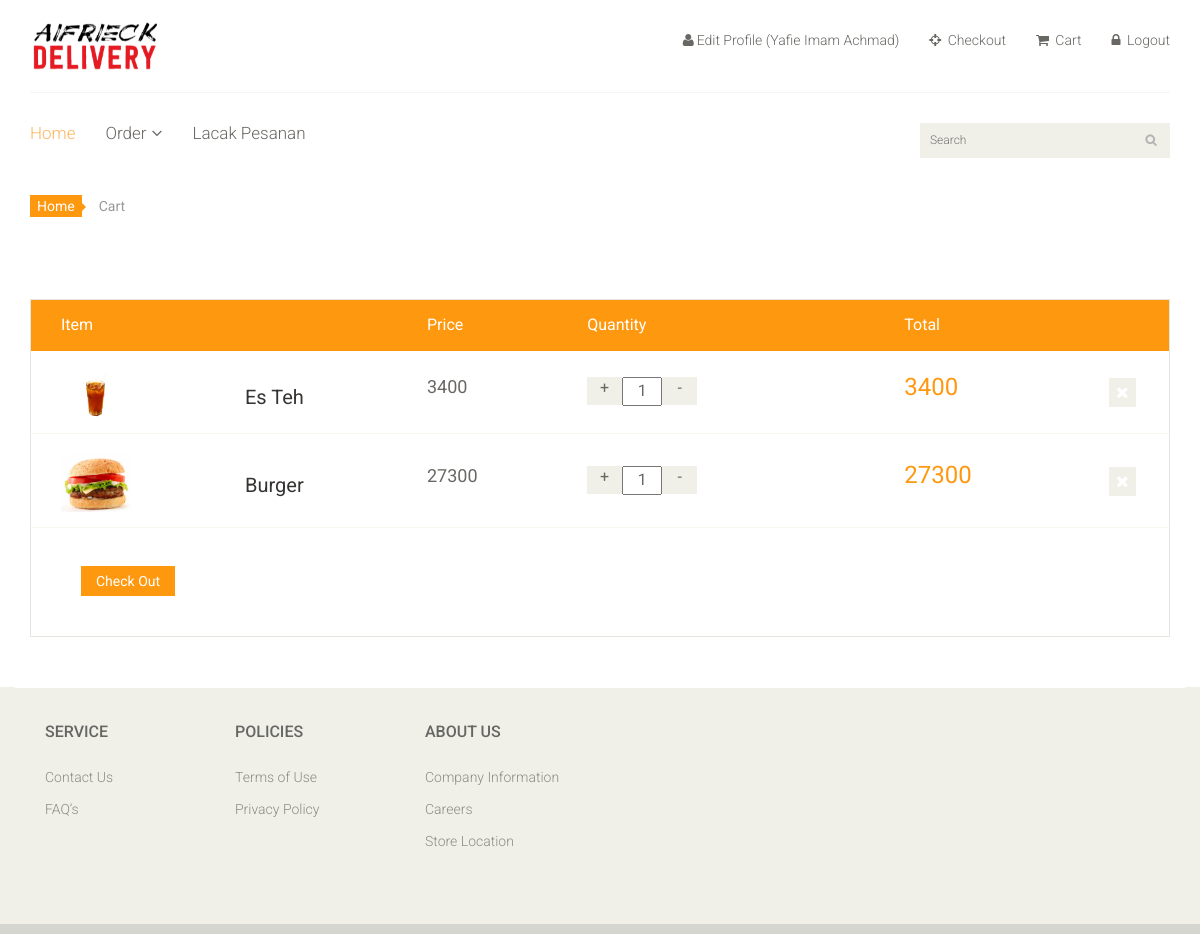
Page /cart.php (signed in) on the committed database.
### tables this page shows
CREATE TABLE `produk` (
  `id_produk` int(10) NOT NULL,
  `id_kategori` int(10) NOT NULL,
  `nama_produk` varchar(100) NOT NULL,
  `foto` varchar(200) NOT NULL,
  `deskripsi` varchar(255) NOT NULL,
  `harga` int(20) NOT NULL,
  `stok` int(10) NOT NULL
);

CREATE TABLE `cart` (
  `id_cart` int(10) NOT NULL,
  `id_produk` int(10) NOT NULL,
  `jumlah` int(10) NOT NULL,
  `total` int(10) NOT NULL
);

### cart.php (the view, shortened to what this page needs)
<!DOCTYPE html>
<html lang="en">
<head>
	<?php
	include "conn.php";
	include 'fbconfig.php';
	?>
    <link href="css/bootstrap.min.css" rel="stylesheet">
    <link href="css/font-awesome.min.css" rel="stylesheet">
    <link href="css/prettyPhoto.css" rel="stylesheet">
    <link href="css/price-range.css" rel="stylesheet">
    <link href="css/animate.css" rel="stylesheet">
	<link href="css/main.css" rel="stylesheet">
	<link href="css/responsive.css" rel="stylesheet">
</head>
<body>
	<header id="header">
		<div class="header-middle">
			<div class="container">
				<div class="row">
					<div class="col-sm-4">
						<div class="logo pull-left">
							<a href="index.php"><img style="width:130px" src="images/home/logo1.png" alt="" /></a>
						</div>
					</div>
					<div class="col-sm-8">
						<div class="shop-menu pull-right">
							<ul class="nav navbar-nav">
								<?php
				                if(isset($_SESSION['username']))
				                {
				                    if($_SESSION['level'] == "admin"){
				                        header('location:admin/index.php');
				                    }else if($_SESSION['level'] == "user"){
				                ?>
								<li><a href="profile.php?id_user=<?php echo $_SESSION['id_user']; ?>"><i class="fa fa-user"></i>Edit Profile (<?php echo $_SESSION['fullname']; ?>)</a></li>
								<li><a href="checkout.php"><i class="fa fa-crosshairs"></i> Checkout</a></li>
								<li><a href="cart.php"><i class="fa fa-shopping-cart"></i> Cart</a></li>
								<li><a href="logout.php"><i class="fa fa-lock"></i> Logout</a></li>
								<?php
									}
								}else if(isset($accessToken)){
									if(isset($_SESSION['facebook_access_token'])){
								        $fb->setDefaultAccessToken($_SESSION['facebook_access_token']);
								    }else{
								        $_SESSION['facebook_access_token'] = (string) $accessToken;
								        $oAuth2Client = $fb->getOAuth2Client();
								        $longLivedAccessToken = $oAuth2Client->getLongLivedAccessToken($_SESSION['facebook_access_token']);
								        $_SESSION['facebook_access_token'] = (string) $longLivedAccessToken;
								        $fb->setDefaultAccessToken($_SESSION['facebook_access_token']);
								    }
								    if(isset($_GET['code'])){
								        header('Location: ./');
								    }
								    try {
								        $profileRequest = $fb->get('/me?fields=name,first_name,last_name,email,link,gender,locale,picture');
								        $fbUserProfile = $profileRequest->getGraphNode()->asArray();
								    } catch(FacebookResponseException $e) {
								        echo 'Graph returned an error: ' . $e->getMessage();
								        session_destroy();
								        header("Location: ./");
								        exit;
								    } catch(FacebookSDKException $e) {
								        echo 'Facebook SDK returned an error: ' . $e->getMessage();
								        exit;
								    }
								    $user = new User();
								    $fbUserData = array(
								        'oauth_provider'=> 'facebook',
								        'oauth_uid'     => $fbUserProfile['id'],
								        'first_name'    => $fbUserProfile['first_name'],
								        'last_name'     => $fbUserProfile['last_name'],
								        'email'         => $fbUserProfile['email'],
								        'gender'        => $fbUserProfile['gender'],
								        'locale'        => $fbUserProfile['locale'],
								        'picture'       => $fbUserProfile['picture']['url'],
								        'link'          => $fbUserProfile['link']
								    );
								    $userData = $user->checkUser($fbUserData);
								    $_SESSION['userData'] = $userData;
    								$logoutURL = $helper->getLogoutUrl($accessToken, $redirectURL.'logout.php');
    								if(!empty($userData)){
								?>
									<li><a href="profile.php?id_user=<?php echo $_SESSION['id_user']; ?>"><i class="fa fa-user"></i>Edit Profile (<?php echo $userData['first_name'].' '.$userData['last_name']; ?>)</a></li>
									<li><a href="checkout.php"><i class="fa fa-crosshairs"></i> Checkout</a></li>
									<li><a href="cart.php"><i class="fa fa-shopping-cart"></i> Cart</a></li>
									<li><a href="<?php echo $logoutURL; ?>"><i class="fa fa-lock"></i> Logout</a></li>
								<?php
								}
								}else{
								?>
								<li><a href="login.php"><i class="fa fa-lock"></i> Login</a></li>
								<?php
								}
								?>
							</ul>
						</div>
					</div>
				</div>
			</div>
		</div>
		<div class="header-bottom">
			<div class="container">
				<div class="row">
					<div class="col-sm-9">
						<div class="mainmenu pull-left">
							<ul class="nav navbar-nav collapse navbar-collapse">
								<li><a href="index.php" class="active">Home</a></li>
								<li class="dropdown"><a href="#">Order<i class="fa fa-angle-down"></i></a>
                                </li>
                                <?php
						        if(isset($_SESSION['username']))
						        {
						            if($_SESSION['level'] == "admin"){
						                header('location:admin/index.php');
						            }else if($_SESSION['level'] == "user"){
						        ?>
								<li><a href="contact-us.php">Lacak Pesanan</a></li>
								<?php
									}
								}else if(isset($accessToken)){
								?>
								<li><a href="contact-us.php">Lacak Pesanan</a></li>
								<?php
								}
								?>
							</ul>
						</div>
					</div>
					<div class="col-sm-3">
						<div class="search_box pull-right">
								<form name="form" action="" method="get" >
								 <input type="text" name="pencarian" id="pencarian" placeholder="Search" style="width:250px; background-position:225px; outline:medium none; padding-left:10px;" onkeypress="handle(event)" onfocusout="hideSearch1()"/>
								</form>
						</div>
					</div>
				</div>
			</div>
		</div>
	</header>
	<section id="cart_items">
		<div class="container">
			<div class="breadcrumbs">
				<ol class="breadcrumb">
				  <li><a href="#">Home</a></li>
				  <li class="active">Cart</li>
				</ol>
			</div>
			<div class="table-responsive cart_info">
				<table class="table table-condensed">
					<thead>
						<tr class="cart_menu">
							<td class="image">Item</td>
							<td class="description"></td>
							<td class="price">Price</td>
							<td class="quantity">Quantity</td>
							<td class="total">Total</td>
							<td></td>
						</tr>
					</thead>
					<tbody>
						<?php
						$hasil = mysqli_query($connect, "SELECT * FROM cart");
						$result   = mysqli_num_rows($hasil);
						if($result==0){
							?>
							<tr>
							<td class="cart_product">
								<p>Cart Kosong</p>
							</td>
							<?php
						}else{
						while($baris = mysqli_fetch_array($hasil)){
							$id_produk = $baris['id_produk'];
							$hasil2 = mysqli_query($connect, "SELECT * FROM produk WHERE id_produk='$id_produk'");
							while($baris2 = mysqli_fetch_array($hasil2)){
								if($baris['jumlah'] == 0){
									$id = $baris['id_cart'];
									$hasil3 =  mysqli_query($connect, "DELETE FROM cart WHERE id_cart='$id'");
								}else{
						?>
						<tr>
							<td class="cart_product">
								<a href="product-details.php?id=<?php echo $baris['id_produk']; ?>"><img src="<?php echo "image/". $baris2['foto'] ?>" alt="" style="width:70px;"></a>
							</td>
							<td class="cart_description">
								<h4><a href=""><?php echo $baris2['nama_produk']; ?></a></h4>
							</td>
							<td class="cart_price">
								<p><?php echo $baris2['harga']; ?></p>
							</td>
							<td class="cart_quantity">
								<div class="cart_quantity_button">
									<a class="cart_quantity_up" href="proses_cart_plus.php?id=<?php echo $baris['id_produk'] ?>"> + </a>
									<input class="cart_quantity_input" type="text" name="quantity" value="<?php echo $baris['jumlah']; ?>" autocomplete="off" size="2">
									<a class="cart_quantity_down" href="proses_cart_minus.php?id=<?php echo $baris['id_produk'] ?>"> - </a>
								</div>
							</td>
							<td class="cart_total">
								<p class="cart_total_price"><?php echo $baris['total']; ?></p>
							</td>
							<td class="cart_delete">
								<a class="cart_quantity_delete" href="delete_cart.php?id=<?php echo $baris['id_cart'] ?>"><i class="fa fa-times"></i></a>
							</td>
						</tr>
						<?php
								}
							}
						}
						?>
						<tr>
							<td class="cart_product">
								<a class="btn btn-default check_out" style="margin-bottom:5px;" href="checkout.php">Check Out</a>
							</td>
						</tr>
						<?php
					}
						?>
					</tbody>
				</table>
			</div>
		</div>
	</section>
	<footer id="footer">
		<div class="footer-widget" >
			<div class="container" >
					<div class="col-sm-2" >
						<div class="single-widget">
							<h2>Service</h2>
							<ul class="nav nav-pills nav-stacked">
								<li><a href="#">Contact Us</a></li>
								<li><a href="#">FAQ’s</a></li>
							</ul>
						</div>
					</div>
					<div class="col-sm-2">
						<div class="single-widget">
							<h2>Policies</h2>
							<ul class="nav nav-pills nav-stacked">
								<li><a href="#">Terms of Use</a></li>
								<li><a href="#">Privacy Policy</a></li>
							</ul>
						</div>
					</div>
					<div class="col-sm-2">
						<div class="single-widget">
							<h2>About Us</h2>
							<ul class="nav nav-pills nav-stacked">
								<li><a href="#">Company Information</a></li>
								<li><a href="#">Careers</a></li>
								<li><a href="#">Store Location</a></li>
							</ul>
						</div>
					</div>
			</div>
		</div>
		<div class="footer-bottom">
		</div>
	</footer>
</body>
</html>

### css/main.css (style rules this page uses)
body { font-family: 'Roboto', sans-serif; background:; position: relative; font-weight:400px; }
ul li { list-style: none; }
a { -webkit-transition: 300ms; -moz-transition: 300ms; -o-transition: 300ms; transition: 300ms; }
h1, h2, h3, h4, h5, h6 { font-family: 'Roboto', sans-serif; }
.header-middle .container .row { border-bottom: 1px solid #f5f5f5; margin-left: 0; margin-right: 0; padding-bottom: 20px; padding-top: 20px; }
.header-middle .container .row .col-sm-4 { padding-left: 0; }
.header-middle .container .row .col-sm-8 { padding-right:0; }
.shop-menu ul li { display:inline-block; padding-left: 15px; padding-right: 15px; }
.shop-menu ul li:last-child { padding-right: 0; }
.shop-menu ul li a { background: #FFFFFF; color: #696763; font-family: 'Roboto', sans-serif; font-size: 14px; font-weight: 300; padding:0; padding-right: 0; margin-top: 10px; }
.shop-menu ul li a i { margin-right:3px; }
.header-bottom { padding-bottom: 30px; padding-top: 30px; }
.navbar-collapse.collapse { padding-left: 0; }
.mainmenu ul li { padding-right: 15px; padding-left: 15px; }
.mainmenu ul li:first-child { padding-left: 0px; }
.mainmenu ul li a { color: #696763; font-family: 'Roboto', sans-serif; font-size: 17px; font-weight: 300; padding: 0; padding-bottom: 10px; }
.mainmenu ul li a:hover, .mainmenu ul li a.active, .shop-menu ul li a.active { background:none; color:#fdb45e; }
.search_box input { background: #F0F0E9; border: medium none; color: #B2B2B2; font-family: 'roboto'; font-size: 12px; font-weight: 300; height: 35px; outline: medium none; padding-left: 10px; background-image: url(../images/home/searchicon.png); background-repeat: no-repeat; background-position: 130px; }
.fa-angle-down { padding-left: 5px; }
#footer { background: #F0F0E9; }
.footer-widget { margin-bottom: 68px; }
.footer-widget .container { border-top: 1px solid #FFFFFF; padding-top: 15px; }
.single-widget h2 { color: #666663; font-family: 'Roboto', sans-serif; font-size: 16px; font-weight: 500; margin-bottom: 22px; text-transform: uppercase; }
.single-widget ul li a { color: #8C8C88; font-family: 'Roboto', sans-serif; font-size: 14px; font-weight: 300; padding: 5px 0; }
.footer-bottom { background: #D6D6D0; padding-top: 10px; }
.breadcrumbs { position: relative; }
.breadcrumbs .breadcrumb { background:transparent; margin-bottom: 75px; padding-left: 0; }
.breadcrumbs .breadcrumb li a { background:#FE980F; color: #FFFFFF; padding: 3px 7px; }
.breadcrumbs .breadcrumb li a:after { content:""; height:auto; width: auto; border-width: 8px; border-style: solid; border-color:transparent transparent transparent #FE980F; position: absolute; top: 11px; left:48px; }
.breadcrumbs .breadcrumb > li + li:before { content: " "; }
#cart_items .cart_info { border: 1px solid #E6E4DF; margin-bottom: 50px }
#cart_items .cart_info .cart_menu { background: #FE980F; color: #fff; font-size: 16px; font-family: 'Roboto', sans-serif; font-weight: normal; }
#cart_items .cart_info .table.table-condensed thead tr { height: 51px; }
#cart_items .cart_info .table.table-condensed tr { border-bottom: 1px solid#F7F7F0 }
#cart_items .cart_info .table.table-condensed tr:last-child { border-bottom: 0 }
.cart_info table tr td { border-top: 0 none; vertical-align: inherit; }
#cart_items .cart_info .image { padding-left: 30px; }
#cart_items .cart_info .cart_description h4 { margin-bottom: 0 }
#cart_items .cart_info .cart_description h4 a { color: #363432; font-family: 'Roboto',sans-serif; font-size: 20px; font-weight: normal; }
#cart_items .cart_info .cart_price p { color:#696763; font-size: 18px }
#cart_items .cart_info .cart_total_price { color: #FE980F; font-size: 24px; }
.cart_product { display: block; margin: 15px -70px 10px 25px; }
.cart_quantity_button a { background:#F0F0E9; color: #696763; display: inline-block; font-size: 16px; height: 28px; overflow: hidden; text-align: center; width: 35px; float: left; }
.cart_quantity_input { color: #696763; float: left; font-size: 16px; text-align: center; font-family: 'Roboto',sans-serif; }
.cart_delete { display: block; margin-right: -12px; overflow: hidden; }
.cart_delete a { background:#F0F0E9; color: #FFFFFF; padding: 5px 7px; font-size: 16px }
.update, .check_out { background: #FE980F; border-radius: 0; color: #FFFFFF; margin-top: 18px; border: none; padding: 5px 15px; }
.check_out { margin-left: 20px }

### rows in the picture
cart: quantity "1", total "3400"
produk: foto (picture), nama_produk "Es Teh", harga "3400"
cart: quantity "1", total "27300"
produk: foto (picture), nama_produk "Burger", harga "27300"

### other values in the picture
$_SESSION['fullname'] "Yafie Imam Achmad"
